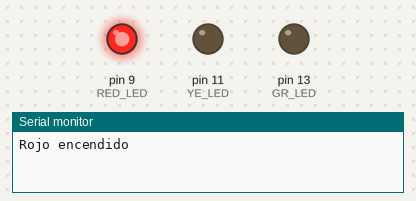
Bench run of a sketch on a simulated Arduino Uno, built with avr-gcc and run on an emulated ATmega328P. Parts: output pins drawn as LEDs (lit = HIGH), the last lines printed to the serial monitor.

Above: at 1.0 s.
At 2.2 s:
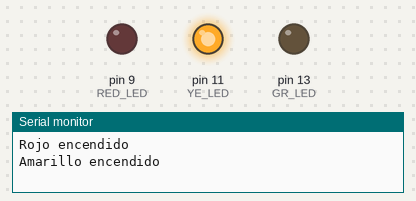
At 4.0 s:
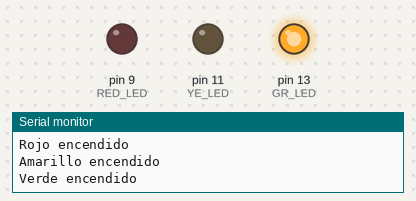
Timing chart, 0 to 7.2 s (numbered marks = the images above):
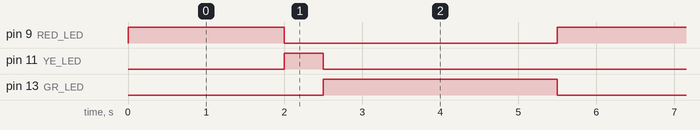

Measured:
- by itself, pin 9 (RED_LED): alternates HIGH for 2.0 s and LOW for 3.5 s
- by itself, pin 11 (YE_LED): alternates HIGH for 0.50 s and LOW for 5.0 s
- by itself, pin 13 (GR_LED): alternates HIGH for 3.0 s and LOW for 2.5 s

The sketch:

sketch.ino
```cpp
#define RED_LED 9
#define YE_LED 11
#define GR_LED 13

void setup() {
  // initialize digital pin LED_BUILTIN as an output.
  Serial.begin(9600);
  pinMode(RED_LED, OUTPUT);
  pinMode(YE_LED, OUTPUT);
  pinMode(GR_LED, OUTPUT);
}

void loop() {
  digitalWrite(RED_LED, HIGH);
  digitalWrite(YE_LED, LOW);
  digitalWrite(GR_LED, LOW);
  Serial.println("Rojo encendido");
  delay(2000);

  digitalWrite(RED_LED, LOW);
  digitalWrite(YE_LED, HIGH);
  digitalWrite(GR_LED, LOW);
  Serial.println("Amarillo encendido");
  delay(500);

  digitalWrite(RED_LED, LOW);
  digitalWrite(YE_LED, LOW);
  digitalWrite(GR_LED, HIGH);
  Serial.println("Verde encendido");
  delay(3000);

}
```
